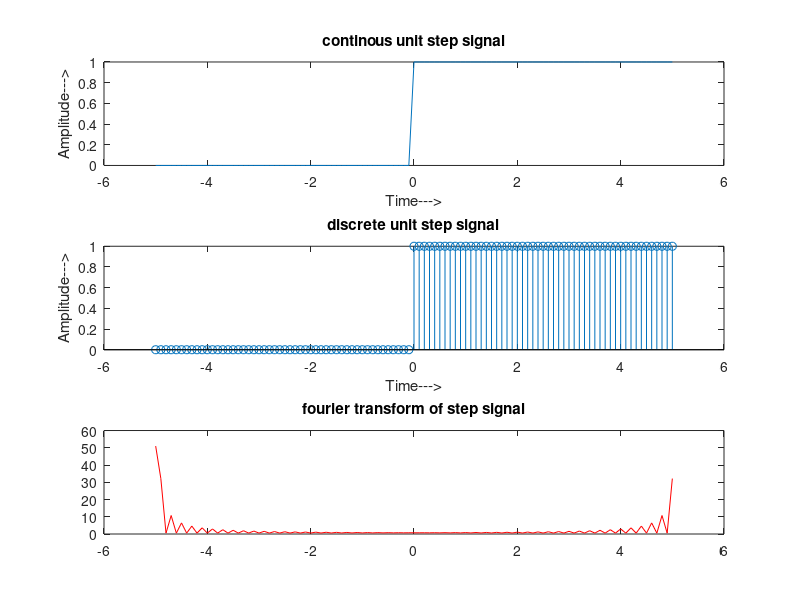

MATLAB code to generate this figure:
%Generation of unit step signal
clc;
close all;
clear all;
t = -5:0.1:5;
for k = 1:length(t)
    if t(k) >= 0
    a(k)=1;
    else
    a(k) = 0;
    end
end
u = abs(fft(a));
subplot(3,1,1)
plot(t,a)
title('continous unit step signal')
xlabel('Time--->')
ylabel('Amplitude--->')
subplot(3,1,2)
stem(t,a)
title('discrete unit step signal')
xlabel('Time--->')
ylabel('Amplitude--->')
subplot(3,1,3)
plot(t,u,'r')
title('fourier transform of step signal')
